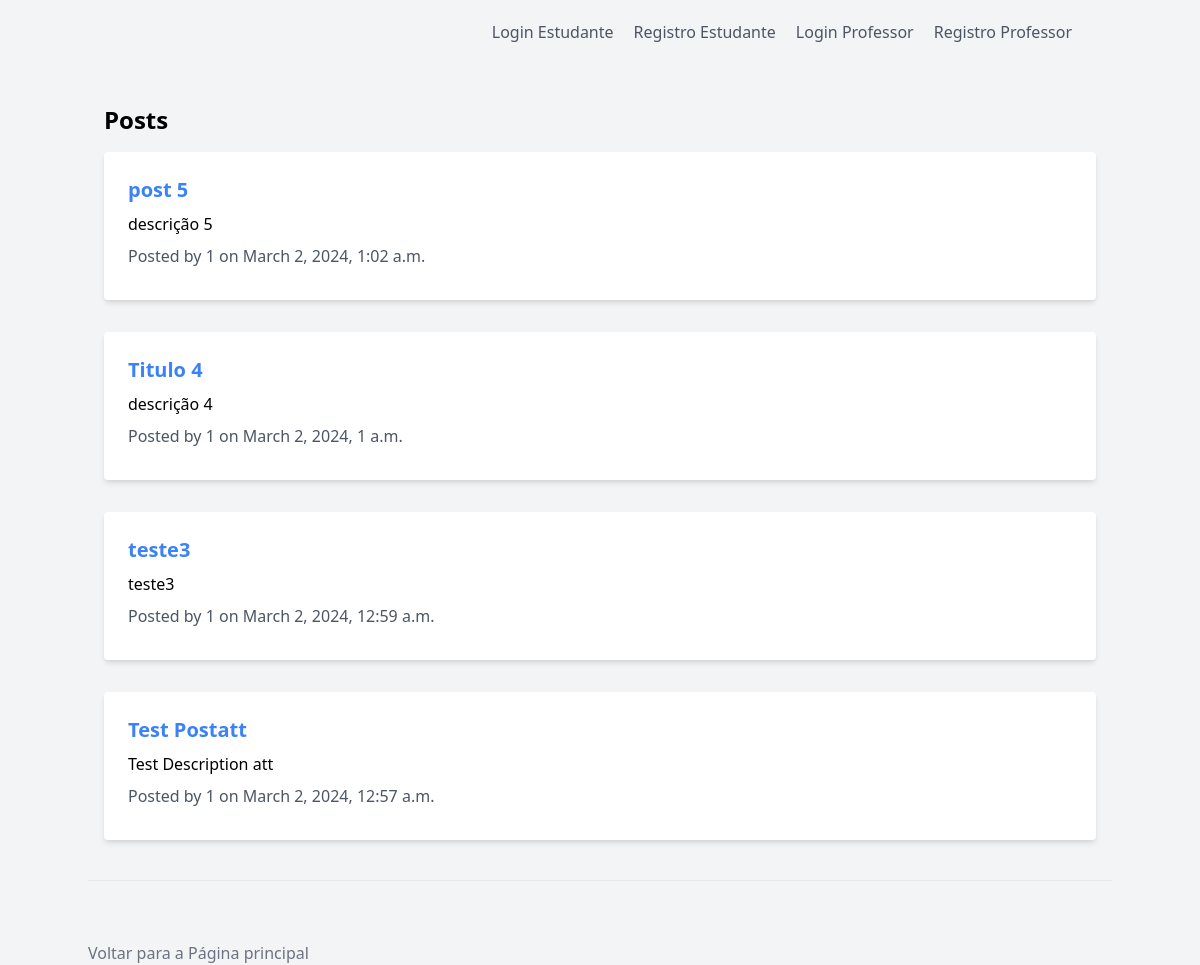
Before: / with the older database file.
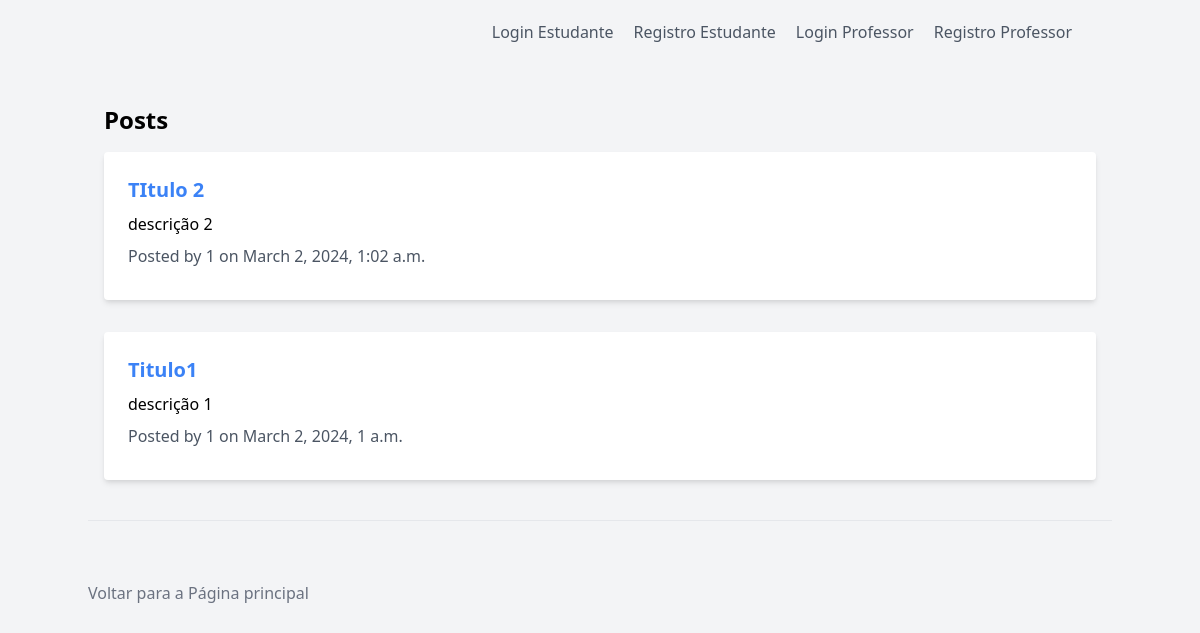
After: the same page with the newer database file.
### pi/models.py (models this page shows, shortened)
class Post(models.Model):
    title = models.CharField(max_length=200)
    description = models.CharField(max_length=300)
    content = models.TextField()
    date_posted = models.DateTimeField(auto_now_add=True)
    author = models.ForeignKey(settings.AUTH_USER_MODEL, on_delete=models.CASCADE)
    slug = models.SlugField(unique=True, blank=True)
    img_url = models.CharField(max_length=200, blank=True)

class Professor(AbstractUser):
    cordenador = models.CharField(max_length=100, null=True)
    nome = models.CharField(max_length=100, null=True)
    formacao = models.CharField(max_length=100, null=True)
    numero_funcionario = models.CharField(max_length=255, unique=True)
    senhap = models.CharField(max_length=150)
    aulas = models.ManyToManyField('Aula', related_name='professores')
    groups = models.ManyToManyField(
        'auth.Group',
        blank=True,
        help_text='The groups this user belongs to. A user will get all permissions granted to each of their groups.',
        related_name="professor_groups",
        verbose_name='groups',
    )
    user_permissions = models.ManyToManyField(
        'auth.Permission',
        blank=True,
        help_text='Specific permissions for this user.',
        related_name="professor_permissions",
        verbose_name='user permissions',
    )
    USERNAME_FIELD = 'numero_funcionario'
    PASSWORD_FIELD = 'senhap'
    class Meta:
        verbose_name = 'professor'
        verbose_name_plural = 'professors'
        db_table = 'auth_professor'

### pi/views.py (the view)
# urls.py: path('', home, name='home'),
def home(request):
    if request.method == 'POST':
        form = PostForm(request.POST)
        if form.is_valid():
            post = form.save(commit=False)
            post.author = request.user
            post.save()
            form = PostForm()  # Clear the form
    else:
        form = PostForm()
    aula = Aula.objects.first()
    context = {
        'form': form,
        'posts': Post.objects.all().order_by('-date_posted'),
        'aula': aula,  # Adicione a aula ao contexto
    }
    return render(request, 'home.html', context)

### pi/templates/home.html
{% extends 'base.html' %}
{% load static %}
{% block content %}
    <div class="container mx-auto px-4">
        <h2 class="text-2xl font-bold mb-4">Posts</h2>
        {% for post in posts %}
            <div class="mb-8 bg-white rounded shadow-md p-6">
                <h3 class="text-xl font-bold mb-2"><a href="{% url 'post_detail' post.slug %}" class="text-blue-500 hover:text-blue-800">{{ post.title }}</a></h3>
                <p class="mb-2">{{ post.description }}</p>
                <p class="mb-2 text-gray-600">Posted by {{ post.author.username }} on {{ post.date_posted }}</p>
            </div>
        {% empty %}
            <p class="text-gray-600">No posts yet.</p>
        {% endfor %}
    </div>
{% endblock %}

Changed rows visible on the page:
removed Post: title "teste3", description "teste3", author.username "1", date_posted "March 2, 2024, 12:59 a.m."
removed Post: title "Test Postatt", description "Test Description att", author.username "1", date_posted "March 2, 2024, 12:57 a.m."
changed Post: title "post 5" → "TItulo 2"; description "descrição 5" → "descrição 2"
changed Post: title "Titulo 4" → "Titulo1"; description "descrição 4" → "descrição 1"
